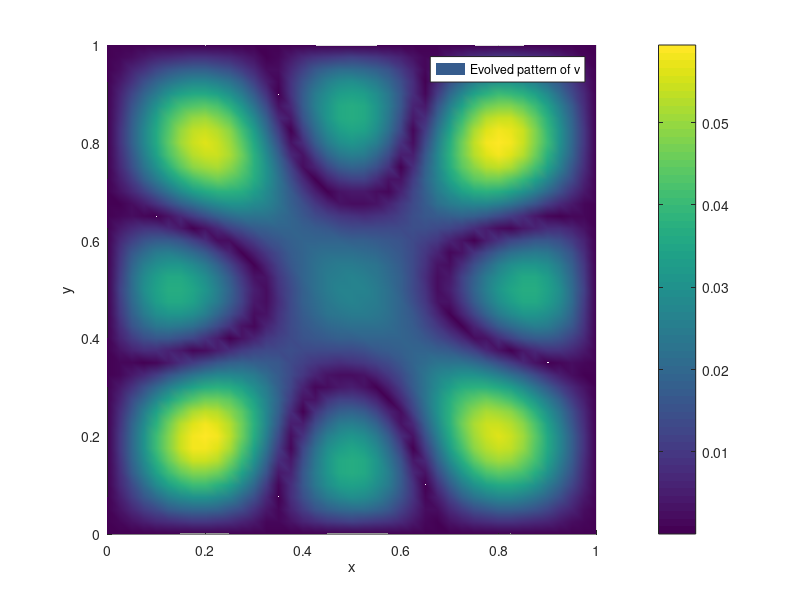

The MATLAB script that drew this image:
%% This script solves schnakenberg reaction kinetics on a fixed square.
% Wakil Sarfaraz   30/11/15
clear all;
tic
xmax = 1;
tm = 1;
dt = 0.01;
M = tm/dt;

du = 1;
dv = 16;
a = 0.1;
b = 0.9;
gam = 30;

N = 40; 
X = linspace(0,xmax,N+1);
T = linspace(0, tm,M+1); 
[x, y] = meshgrid(X,X); 
                       
x =x(:);  
y =y(:);  
NNODES = (N+1)^2;



U = zeros(NNODES,1);
V = zeros(NNODES,1);



  
NTRI = 2*N^2;  
LNODES = zeros(NTRI,3); 
for i = 1:N
    for j = 1: N
        LNODES(i+2*(j-1)*N,1) = i+(j-1)*(N+1);
        LNODES(i+2*(j-1)*N,2) = i+j*(N+1); 
        LNODES(i+2*(j-1)*N,3) = (i+1)+(j-1)*(N+1); 
        
        LNODES(i+N+2*(j-1)*N,1) = i+1+j*(N+1); 
        LNODES(i+N+2*(j-1)*N,2) = (i+1)+(j-1)*(N+1);
        LNODES(i+N+2*(j-1)*N,3) = i+j*(N+1);
                                   
    end
end

for i = 1 : NNODES
    if (x(i)==0 || x(i)==xmax || y(i)==0 || y(i)==xmax)
        U(i) = 0;
        V(i) = 0;
    else
    U(i) = a + b + 0.001*exp(-100*(abs(sin((x(i)-0.5)^2+(y(i)-1/3)^2))));
    V(i) = a + b + 0.001*abs(sin(-100*((x(i)-0.5)^2+(y(i)-1/3)^2)));
  
    %V(i) = b/(a+b)^2; 
    end
end
ui = [min(U) max(U)]
vi = [min(V) max(V)]
% figure(1)
% title ('Schnakenberg Kinetics with Du=40, Dv=2, gamma=500')
% subplot (2,2,1)
% trisurf(LNODES,x,y,U(:,:))
% xlabel('x')
% ylabel('y')
% view(2)
% %title('Initial pattern of u')
% legend('Initial u')
% shading interp
% axis equal tight
% subplot(2,2,2)
% trisurf(LNODES,x,y,V(:,:))
% xlabel('x')
% ylabel('y')
% view(2)
% %title('Initial pattern of v')
% legend('Initial v')
% shading interp
% axis equal tight



SPSM = sparse(NNODES, NNODES);
SPMM = sparse(NNODES, NNODES);
SPC = sparse(NNODES,NNODES);
SPD =sparse (NNODES,NNODES);

UG = zeros(NNODES,1);
VG = zeros(NNODES,1);

RHSU = zeros(NNODES,1);         
RHSV = zeros(NNODES,1);

for n = 1: NTRI
    r1 = [x(LNODES(n,1)) y(LNODES(n,1))];
    r2 = [x(LNODES(n,2)) y(LNODES(n,2))];
    r3 = [x(LNODES(n,3)) y(LNODES(n,3))];
    J = [r2(1)-r1(1) r2(2)-r1(2); r3(1)-r1(1) r3(2)-r1(2)]; 
    
 StiffL = (1/(2*det(J)))* [(r2-r3)*(r2-r3)' (r2-r3)*(r3-r1)' (r2-r3)*(r1-r2)';... 
           (r2-r3)*(r3-r1)' (r3-r1)*(r3-r1)' (r3-r1)*(r1-r2)';...
           (r2-r3)*(r1-r2)' (r3-r1)*(r1-r2)' (r1-r2)*(r1-r2)']; 
       
 MassL = det(J)*[1/12 1/24 1/24; 1/24 1/12 1/24; 1/24 1/24 1/12]; 
 

 CL = det(J)/360*[12*U(LNODES(n,1))*V(LNODES(n,1))+3*(U(LNODES(n,1))*V(LNODES(n,2))+U(LNODES(n,2))*V(LNODES(n,1))+...
     U(LNODES(n,1))*V(LNODES(n,3))+U(LNODES(n,3))*V(LNODES(n,1)))+2*(U(LNODES(n,2))*V(LNODES(n,2))+U(LNODES(n,3))*V(LNODES(n,3)))+...
     U(LNODES(n,2))*V(LNODES(n,3))+U(LNODES(n,3))*V(LNODES(n,2)) 3*(U(LNODES(n,1))*V(LNODES(n,1))+U(LNODES(n,2))*V(LNODES(n,2)))+...
     2*(U(LNODES(n,1))*V(LNODES(n,2))+U(LNODES(n,2))*V(LNODES(n,1)))+V(LNODES(n,3))*(U(LNODES(n,1))+U(LNODES(n,2))+U(LNODES(n,3)))+...
     U(LNODES(n,3))*(V(LNODES(n,1))+V(LNODES(n,2))) 3*(U(LNODES(n,1))*V(LNODES(n,1))+U(LNODES(n,3))*V(LNODES(n,3)))+2*...
     (U(LNODES(n,1))*V(LNODES(n,3))+U(LNODES(n,3))*V(LNODES(n,1)))+V(LNODES(n,2))*(U(LNODES(n,1))+U(LNODES(n,2))+U(LNODES(n,3)))+...
     U(LNODES(n,2))*(V(LNODES(n,1))+V(LNODES(n,3))); 3*(U(LNODES(n,1))*V(LNODES(n,1))+U(LNODES(n,2))*V(LNODES(n,2)))+...
     2*(U(LNODES(n,1))*V(LNODES(n,2))+U(LNODES(n,2))*V(LNODES(n,1)))+V(LNODES(n,3))*(U(LNODES(n,1))+U(LNODES(n,2))+U(LNODES(n,3)))+...
     U(LNODES(n,3))*(V(LNODES(n,1))+V(LNODES(n,2))) 12*U(LNODES(n,2))*V(LNODES(n,2))+3*(U(LNODES(n,1))*V(LNODES(n,2))+U(LNODES(n,2))*V(LNODES(n,1))+...
     U(LNODES(n,2))*V(LNODES(n,3))+U(LNODES(n,3))*V(LNODES(n,2)))+2*(U(LNODES(n,1))*V(LNODES(n,1))+U(LNODES(n,3))*V(LNODES(n,3)))+...
     U(LNODES(n,1))*V(LNODES(n,3))+U(LNODES(n,3))*V(LNODES(n,1)) 3*(U(LNODES(n,2))*V(LNODES(n,2))+U(LNODES(n,3))*V(LNODES(n,3)))+...
     2*(U(LNODES(n,2))*V(LNODES(n,3))+U(LNODES(n,3))*V(LNODES(n,2)))+V(LNODES(n,1))*(U(LNODES(n,1))+U(LNODES(n,2))+U(LNODES(n,3)))+...
     U(LNODES(n,1))*(V(LNODES(n,2))+V(LNODES(n,3))); 3*(U(LNODES(n,1))*V(LNODES(n,1))+U(LNODES(n,3))*V(LNODES(n,3)))+2*...
     (U(LNODES(n,1))*V(LNODES(n,3))+U(LNODES(n,3))*V(LNODES(n,1)))+V(LNODES(n,2))*(U(LNODES(n,1))+U(LNODES(n,2))+U(LNODES(n,3)))+...
     U(LNODES(n,2))*(V(LNODES(n,1))+V(LNODES(n,3))) 3*(U(LNODES(n,2))*V(LNODES(n,2))+U(LNODES(n,3))*V(LNODES(n,3)))+...
     2*(U(LNODES(n,2))*V(LNODES(n,3))+U(LNODES(n,3))*V(LNODES(n,2)))+V(LNODES(n,1))*(U(LNODES(n,1))+U(LNODES(n,2))+U(LNODES(n,3)))+...
     U(LNODES(n,1))*(V(LNODES(n,2))+V(LNODES(n,3))) 12*U(LNODES(n,3))*V(LNODES(n,3))+3*(U(LNODES(n,1))*V(LNODES(n,3))+...
     U(LNODES(n,3))*V(LNODES(n,1))+U(LNODES(n,2))*V(LNODES(n,3))+U(LNODES(n,3))*V(LNODES(n,2)))+2*(U(LNODES(n,1))*V(LNODES(n,1))+...
     U(LNODES(n,2))*V(LNODES(n,2)))+U(LNODES(n,1))*V(LNODES(n,2))+U(LNODES(n,2))*V(LNODES(n,1))];
 

DL = det(J)/360*[12*U(LNODES(n,1))^2+6*(U(LNODES(n,1))*U(LNODES(n,2))+U(LNODES(n,1))*U(LNODES(n,3)))+2*(U(LNODES(n,2))^2+...
    U(LNODES(n,3))^2+U(LNODES(n,2))*U(LNODES(n,3))) 4*U(LNODES(n,1))*U(LNODES(n,2))+3*(U(LNODES(n,1))^2+U(LNODES(n,2))^2)+...
    2*(U(LNODES(n,1))*U(LNODES(n,3))+U(LNODES(n,2))*U(LNODES(n,3)))+U(LNODES(n,3))^2 4*U(LNODES(n,1))*U(LNODES(n,3))+...
    3*(U(LNODES(n,1))^2+U(LNODES(n,3))^2)+2*(U(LNODES(n,1))*U(LNODES(n,2))+U(LNODES(n,2))*U(LNODES(n,3)))+...
    U(LNODES(n,2))^2; 4*U(LNODES(n,1))*U(LNODES(n,2))+3*(U(LNODES(n,1))^2+U(LNODES(n,2))^2)+...
    2*(U(LNODES(n,1))*U(LNODES(n,3))+U(LNODES(n,2))*U(LNODES(n,3)))+U(LNODES(n,3))^2 12*U(LNODES(n,2))^2+...
    6*(U(LNODES(n,1))*U(LNODES(n,2))+U(LNODES(n,2))*U(LNODES(n,3)))+2*(U(LNODES(n,1))^2+U(LNODES(n,3))^2+...
    U(LNODES(n,1))*U(LNODES(n,3))) 4*U(LNODES(n,2))*U(LNODES(n,3))+3*(U(LNODES(n,2))^2+U(LNODES(n,3))^2)+...
    2*(U(LNODES(n,1))*U(LNODES(n,2))+U(LNODES(n,1))*U(LNODES(n,3)))+U(LNODES(n,1))^2; 4*U(LNODES(n,1))*U(LNODES(n,3))+...
    3*(U(LNODES(n,1))^2+U(LNODES(n,3))^2)+2*(U(LNODES(n,1))*U(LNODES(n,2))+U(LNODES(n,2))*U(LNODES(n,3)))+...
    U(LNODES(n,2))^2 4*U(LNODES(n,2))*U(LNODES(n,3))+3*(U(LNODES(n,2))^2+U(LNODES(n,3))^2)+...
    2*(U(LNODES(n,1))*U(LNODES(n,2))+U(LNODES(n,1))*U(LNODES(n,3)))+U(LNODES(n,1))^2 12*U(LNODES(n,3))^2+...
    6*(U(LNODES(n,1))*U(LNODES(n,3))+U(LNODES(n,2))*U(LNODES(n,3)))+2*(U(LNODES(n,1))^2+U(LNODES(n,2))^2+...
    U(LNODES(n,1))*U(LNODES(n,2)))];
    
 
 UL = a*det(J)*[1/6;1/6;1/6];
 VL = b*det(J)*[1/6;1/6;1/6];
   
   
   
   
       for i = 1 : 3 
           for j = 1:3  
               SPSM(LNODES(n,i),LNODES(n,j)) =SPSM(LNODES(n,i),LNODES(n,j))+ StiffL(i,j);
               SPMM(LNODES(n,i),LNODES(n,j)) =SPMM(LNODES(n,i),LNODES(n,j))+ MassL(i,j);
               SPC(LNODES(n,i),LNODES(n,j)) =  SPC(LNODES(n,i),LNODES(n,j))+ CL(i,j);
               SPD(LNODES(n,i),LNODES(n,j)) =  SPD(LNODES(n,i),LNODES(n,j))+ DL(i,j);
           end
       end
       
       
       for i = 1 : 3
           UG(LNODES(n,i)) = UG(LNODES(n,i))+UL(i);
           VG(LNODES(n,i)) = VG(LNODES(n,i))+VL(i);
       end
           
       
    
       
end


 TMatrixU =  SPMM-dt*du*SPSM+dt*gam*SPMM-dt*gam*SPC;
 TMatrixV =  SPMM-dt*dv*SPSM+gam*SPD;

for i = 1: NNODES
    if (x(i)==0 || x(i)==xmax || y(i)==0 || y(i)==xmax)
        RHSU(i) = 0;
        RHSV(i) = 0;
        TMatrixU(i,:) = 0;
        TMatrixV(i,:) = 0;
        TMatrixU(i,i) = 1;
        TMatrixV(i,i) = 1;
    end

end

for j = 1:M+1

    RHSU = SPMM*U+dt*gam*UG;
    RHSV = SPMM*V+dt*gam*VG;
    U = TMatrixU\RHSU;
    V = TMatrixV\RHSV;
    
   % figure(1)
    
%subplot(1,2,1)
% trisurf(LNODES,x,y,U(:,:))
% colorbar
% shading interp
% xlabel('x','fontsize',16) 
% xlim([0 xmax])
% ylim([0 xmax])
% view(2)
% ylabel('y','fontsize',16)
% zlabel('u & v','fontsize',16)
% title(['Evolution of u at t= ',num2str(T(j))],'fontsize',8)
% axis equal tight
% subplot(1,2,2)
% trisurf(LNODES,x,y,V(:,:))
% colorbar
% shading interp
% xlabel('x','fontsize',16) 
% xlim([0 xmax])
% ylim([0 xmax])
% view(2)
% ylabel('y','fontsize',16)
% zlabel('u & v','fontsize',16)
% title(['Evolution of v at t= ',num2str(T(j))],'fontsize',8)
% axis equal tight
%MV(j)=getframe(gcf);
pause(1e-10) 



end


%figure(2)
% subplot(2,2,3)
%  %trisurf(LNODES,x,y,1/max(U)*U(:,:),1/max(V)*V(:,:))
%  trisurf(LNODES,x,y,U(:,:))
% %  %trisurf(LNODES,x,y,1/max(V)*V(:,:))
%  xlim([0 xmax])
%  ylim([0 xmax])
%  xlabel('x')
%  ylabel('y')
%  %zlabel('u and v')
%  view(2)
%  %title ('Pattern formed by u')
%  legend('Evolved pattern of u')
%  shading interp
%  axis equal tight
%  hold on
%  subplot(2,2,4)
%  %trisurf(LNODES,x,y,1/max(U)*U(:,:),1/max(V)*V(:,:))
%  %trisurf(LNODES,x,y,1/max(U)*U(:,:))
 trisurf(LNODES,x,y,abs(V(:,:)))
 colorbar 
 xlim([0 xmax])
 ylim([0 xmax])
 xlabel('x')
 ylabel('y')
 view(2)
 %title ('Pattern formed by v')
 legend('Evolved pattern of v')
 shading interp
 axis equal tight
%movie2avi(MV,'SpotsToSptripes.avi');
uf = [min(abs(U)) max(abs(U))]
vf = [min(abs(V)) max(abs(V))]

hold off
 
 
 
 
 
 
 
